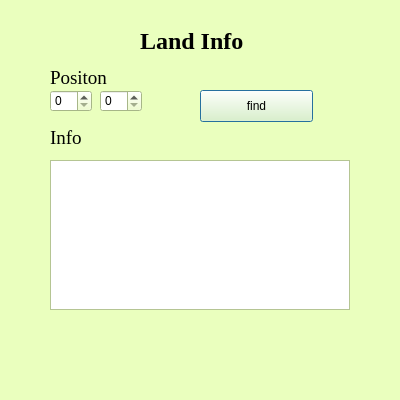
<?xml version="1.0" encoding="UTF-8"?>
<ui version="4.0">
 <class>LandInfo</class>
 <widget class="QDialog" name="LandInfo">
  <property name="geometry">
   <rect>
    <x>0</x>
    <y>0</y>
    <width>400</width>
    <height>400</height>
   </rect>
  </property>
  <property name="palette">
   <palette>
    <active>
     <colorrole role="WindowText">
      <brush brushstyle="SolidPattern">
       <color alpha="255">
        <red>0</red>
        <green>0</green>
        <blue>0</blue>
       </color>
      </brush>
     </colorrole>
     <colorrole role="Button">
      <brush brushstyle="SolidPattern">
       <color alpha="255">
        <red>234</red>
        <green>255</green>
        <blue>190</blue>
       </color>
      </brush>
     </colorrole>
     <colorrole role="Light">
      <brush brushstyle="SolidPattern">
       <color alpha="255">
        <red>255</red>
        <green>255</green>
        <blue>255</blue>
       </color>
      </brush>
     </colorrole>
     <colorrole role="Midlight">
      <brush brushstyle="SolidPattern">
       <color alpha="255">
        <red>244</red>
        <green>255</green>
        <blue>222</blue>
       </color>
      </brush>
     </colorrole>
     <colorrole role="Dark">
      <brush brushstyle="SolidPattern">
       <color alpha="255">
        <red>117</red>
        <green>127</green>
        <blue>95</blue>
       </color>
      </brush>
     </colorrole>
     <colorrole role="Mid">
      <brush brushstyle="SolidPattern">
       <color alpha="255">
        <red>156</red>
        <green>170</green>
        <blue>126</blue>
       </color>
      </brush>
     </colorrole>
     <colorrole role="Text">
      <brush brushstyle="SolidPattern">
       <color alpha="255">
        <red>0</red>
        <green>0</green>
        <blue>0</blue>
       </color>
      </brush>
     </colorrole>
     <colorrole role="BrightText">
      <brush brushstyle="SolidPattern">
       <color alpha="255">
        <red>255</red>
        <green>255</green>
        <blue>255</blue>
       </color>
      </brush>
     </colorrole>
     <colorrole role="ButtonText">
      <brush brushstyle="SolidPattern">
       <color alpha="255">
        <red>0</red>
        <green>0</green>
        <blue>0</blue>
       </color>
      </brush>
     </colorrole>
     <colorrole role="Base">
      <brush brushstyle="SolidPattern">
       <color alpha="255">
        <red>255</red>
        <green>255</green>
        <blue>255</blue>
       </color>
      </brush>
     </colorrole>
     <colorrole role="Window">
      <brush brushstyle="SolidPattern">
       <color alpha="255">
        <red>234</red>
        <green>255</green>
        <blue>190</blue>
       </color>
      </brush>
     </colorrole>
     <colorrole role="Shadow">
      <brush brushstyle="SolidPattern">
       <color alpha="255">
        <red>0</red>
        <green>0</green>
        <blue>0</blue>
       </color>
      </brush>
     </colorrole>
     <colorrole role="AlternateBase">
      <brush brushstyle="SolidPattern">
       <color alpha="255">
        <red>244</red>
        <green>255</green>
        <blue>222</blue>
       </color>
      </brush>
     </colorrole>
     <colorrole role="ToolTipBase">
      <brush brushstyle="SolidPattern">
       <color alpha="255">
        <red>255</red>
        <green>255</green>
        <blue>220</blue>
       </color>
      </brush>
     </colorrole>
     <colorrole role="ToolTipText">
      <brush brushstyle="SolidPattern">
       <color alpha="255">
        <red>0</red>
        <green>0</green>
        <blue>0</blue>
       </color>
      </brush>
     </colorrole>
     <colorrole role="PlaceholderText">
      <brush brushstyle="SolidPattern">
       <color alpha="128">
        <red>0</red>
        <green>0</green>
        <blue>0</blue>
       </color>
      </brush>
     </colorrole>
    </active>
    <inactive>
     <colorrole role="WindowText">
      <brush brushstyle="SolidPattern">
       <color alpha="255">
        <red>0</red>
        <green>0</green>
        <blue>0</blue>
       </color>
      </brush>
     </colorrole>
     <colorrole role="Button">
      <brush brushstyle="SolidPattern">
       <color alpha="255">
        <red>234</red>
        <green>255</green>
        <blue>190</blue>
       </color>
      </brush>
     </colorrole>
     <colorrole role="Light">
      <brush brushstyle="SolidPattern">
       <color alpha="255">
        <red>255</red>
        <green>255</green>
        <blue>255</blue>
       </color>
      </brush>
     </colorrole>
     <colorrole role="Midlight">
      <brush brushstyle="SolidPattern">
       <color alpha="255">
        <red>244</red>
        <green>255</green>
        <blue>222</blue>
       </color>
      </brush>
     </colorrole>
     <colorrole role="Dark">
      <brush brushstyle="SolidPattern">
       <color alpha="255">
        <red>117</red>
        <green>127</green>
        <blue>95</blue>
       </color>
      </brush>
     </colorrole>
     <colorrole role="Mid">
      <brush brushstyle="SolidPattern">
       <color alpha="255">
        <red>156</red>
        <green>170</green>
        <blue>126</blue>
       </color>
      </brush>
     </colorrole>
     <colorrole role="Text">
      <brush brushstyle="SolidPattern">
       <color alpha="255">
        <red>0</red>
        <green>0</green>
        <blue>0</blue>
       </color>
      </brush>
     </colorrole>
     <colorrole role="BrightText">
      <brush brushstyle="SolidPattern">
       <color alpha="255">
        <red>255</red>
        <green>255</green>
        <blue>255</blue>
       </color>
      </brush>
     </colorrole>
     <colorrole role="ButtonText">
      <brush brushstyle="SolidPattern">
       <color alpha="255">
        <red>0</red>
        <green>0</green>
        <blue>0</blue>
       </color>
      </brush>
     </colorrole>
     <colorrole role="Base">
      <brush brushstyle="SolidPattern">
       <color alpha="255">
        <red>255</red>
        <green>255</green>
        <blue>255</blue>
       </color>
      </brush>
     </colorrole>
     <colorrole role="Window">
      <brush brushstyle="SolidPattern">
       <color alpha="255">
        <red>234</red>
        <green>255</green>
        <blue>190</blue>
       </color>
      </brush>
     </colorrole>
     <colorrole role="Shadow">
      <brush brushstyle="SolidPattern">
       <color alpha="255">
        <red>0</red>
        <green>0</green>
        <blue>0</blue>
       </color>
      </brush>
     </colorrole>
     <colorrole role="AlternateBase">
      <brush brushstyle="SolidPattern">
       <color alpha="255">
        <red>244</red>
        <green>255</green>
        <blue>222</blue>
       </color>
      </brush>
     </colorrole>
     <colorrole role="ToolTipBase">
      <brush brushstyle="SolidPattern">
       <color alpha="255">
        <red>255</red>
        <green>255</green>
        <blue>220</blue>
       </color>
      </brush>
     </colorrole>
     <colorrole role="ToolTipText">
      <brush brushstyle="SolidPattern">
       <color alpha="255">
        <red>0</red>
        <green>0</green>
        <blue>0</blue>
       </color>
      </brush>
     </colorrole>
     <colorrole role="PlaceholderText">
      <brush brushstyle="SolidPattern">
       <color alpha="128">
        <red>0</red>
        <green>0</green>
        <blue>0</blue>
       </color>
      </brush>
     </colorrole>
    </inactive>
    <disabled>
     <colorrole role="WindowText">
      <brush brushstyle="SolidPattern">
       <color alpha="255">
        <red>117</red>
        <green>127</green>
        <blue>95</blue>
       </color>
      </brush>
     </colorrole>
     <colorrole role="Button">
      <brush brushstyle="SolidPattern">
       <color alpha="255">
        <red>234</red>
        <green>255</green>
        <blue>190</blue>
       </color>
      </brush>
     </colorrole>
     <colorrole role="Light">
      <brush brushstyle="SolidPattern">
       <color alpha="255">
        <red>255</red>
        <green>255</green>
        <blue>255</blue>
       </color>
      </brush>
     </colorrole>
     <colorrole role="Midlight">
      <brush brushstyle="SolidPattern">
       <color alpha="255">
        <red>244</red>
        <green>255</green>
        <blue>222</blue>
       </color>
      </brush>
     </colorrole>
     <colorrole role="Dark">
      <brush brushstyle="SolidPattern">
       <color alpha="255">
        <red>117</red>
        <green>127</green>
        <blue>95</blue>
       </color>
      </brush>
     </colorrole>
     <colorrole role="Mid">
      <brush brushstyle="SolidPattern">
       <color alpha="255">
        <red>156</red>
        <green>170</green>
        <blue>126</blue>
       </color>
      </brush>
     </colorrole>
     <colorrole role="Text">
      <brush brushstyle="SolidPattern">
       <color alpha="255">
        <red>117</red>
        <green>127</green>
        <blue>95</blue>
       </color>
      </brush>
     </colorrole>
     <colorrole role="BrightText">
      <brush brushstyle="SolidPattern">
       <color alpha="255">
        <red>255</red>
        <green>255</green>
        <blue>255</blue>
       </color>
      </brush>
     </colorrole>
     <colorrole role="ButtonText">
      <brush brushstyle="SolidPattern">
       <color alpha="255">
        <red>117</red>
        <green>127</green>
        <blue>95</blue>
       </color>
      </brush>
     </colorrole>
     <colorrole role="Base">
      <brush brushstyle="SolidPattern">
       <color alpha="255">
        <red>234</red>
        <green>255</green>
        <blue>190</blue>
       </color>
      </brush>
     </colorrole>
     <colorrole role="Window">
      <brush brushstyle="SolidPattern">
       <color alpha="255">
        <red>234</red>
        <green>255</green>
        <blue>190</blue>
       </color>
      </brush>
     </colorrole>
     <colorrole role="Shadow">
      <brush brushstyle="SolidPattern">
       <color alpha="255">
        <red>0</red>
        <green>0</green>
        <blue>0</blue>
       </color>
      </brush>
     </colorrole>
     <colorrole role="AlternateBase">
      <brush brushstyle="SolidPattern">
       <color alpha="255">
        <red>234</red>
        <green>255</green>
        <blue>190</blue>
       </color>
      </brush>
     </colorrole>
     <colorrole role="ToolTipBase">
      <brush brushstyle="SolidPattern">
       <color alpha="255">
        <red>255</red>
        <green>255</green>
        <blue>220</blue>
       </color>
      </brush>
     </colorrole>
     <colorrole role="ToolTipText">
      <brush brushstyle="SolidPattern">
       <color alpha="255">
        <red>0</red>
        <green>0</green>
        <blue>0</blue>
       </color>
      </brush>
     </colorrole>
     <colorrole role="PlaceholderText">
      <brush brushstyle="SolidPattern">
       <color alpha="128">
        <red>0</red>
        <green>0</green>
        <blue>0</blue>
       </color>
      </brush>
     </colorrole>
    </disabled>
   </palette>
  </property>
  <property name="windowTitle">
   <string>Land Info</string>
  </property>
  <widget class="QSpinBox" name="posForInfoX">
   <property name="geometry">
    <rect>
     <x>50</x>
     <y>90</y>
     <width>42</width>
     <height>22</height>
    </rect>
   </property>
  </widget>
  <widget class="QLabel" name="label_2">
   <property name="geometry">
    <rect>
     <x>50</x>
     <y>70</y>
     <width>59</width>
     <height>16</height>
    </rect>
   </property>
   <property name="font">
    <font>
     <family>Times New Roman</family>
     <pointsize>14</pointsize>
    </font>
   </property>
   <property name="text">
    <string>Positon</string>
   </property>
  </widget>
  <widget class="QSpinBox" name="posForInfoY">
   <property name="geometry">
    <rect>
     <x>100</x>
     <y>90</y>
     <width>42</width>
     <height>22</height>
    </rect>
   </property>
  </widget>
  <widget class="QTextEdit" name="landInfoWindow">
   <property name="geometry">
    <rect>
     <x>50</x>
     <y>160</y>
     <width>300</width>
     <height>150</height>
    </rect>
   </property>
  </widget>
  <widget class="QLabel" name="label">
   <property name="geometry">
    <rect>
     <x>140</x>
     <y>30</y>
     <width>111</width>
     <height>21</height>
    </rect>
   </property>
   <property name="font">
    <font>
     <family>Times New Roman</family>
     <pointsize>18</pointsize>
     <weight>75</weight>
     <bold>true</bold>
    </font>
   </property>
   <property name="text">
    <string>Land Info</string>
   </property>
  </widget>
  <widget class="QLabel" name="label_3">
   <property name="geometry">
    <rect>
     <x>50</x>
     <y>130</y>
     <width>59</width>
     <height>16</height>
    </rect>
   </property>
   <property name="font">
    <font>
     <family>Times New Roman</family>
     <pointsize>14</pointsize>
    </font>
   </property>
   <property name="text">
    <string>Info</string>
   </property>
  </widget>
  <widget class="QPushButton" name="landInfoButton">
   <property name="geometry">
    <rect>
     <x>200</x>
     <y>90</y>
     <width>113</width>
     <height>32</height>
    </rect>
   </property>
   <property name="text">
    <string>find</string>
   </property>
  </widget>
 </widget>
 <resources/>
 <connections/>
</ui>
